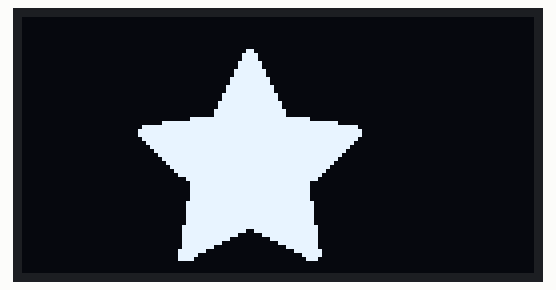
This program was run on a simulated ESP32. Parts: 128×64 one-colour display.

Above: at 0.1 s.
At 3.1 s:
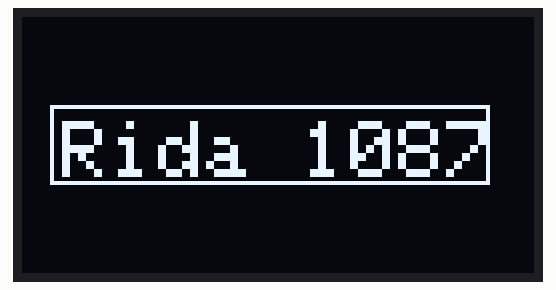

The program:

main.cpp
```cpp
#include <Wire.h>
#include <Adafruit_GFX.h>
#include <Adafruit_SSD1306.h>

// Rida Khan
// 23-NTU-CS-1087
// BSCS - 5B

// ---- OLED setup ----
#define SCREEN_WIDTH 128
#define SCREEN_HEIGHT 64
#define OLED_ADDR 0x3C


Adafruit_SSD1306 display(SCREEN_WIDTH, SCREEN_HEIGHT, &Wire, -1);


// 'star', 64x64px
const unsigned char bitmap_star [] PROGMEM = {
	0x00, 0x00, 0x00, 0x00, 0x00, 0x00, 0x00, 0x00, 0x00, 0x00, 0x00, 0x00, 0x00, 0x00, 0x00, 0x00,
	0x00, 0x00, 0x00, 0x00, 0x00, 0x00, 0x00, 0x00, 0x00, 0x00, 0x00, 0x01, 0x80, 0x00, 0x00, 0x00,
	0x00, 0x00, 0x00, 0x03, 0xc0, 0x00, 0x00, 0x00, 0x00, 0x00, 0x00, 0x03, 0xc0, 0x00, 0x00, 0x00,
	0x00, 0x00, 0x00, 0x07, 0xe0, 0x00, 0x00, 0x00, 0x00, 0x00, 0x00, 0x07, 0xe0, 0x00, 0x00, 0x00,
	0x00, 0x00, 0x00, 0x0f, 0xf0, 0x00, 0x00, 0x00, 0x00, 0x00, 0x00, 0x0f, 0xf0, 0x00, 0x00, 0x00,
	0x00, 0x00, 0x00, 0x1f, 0xf8, 0x00, 0x00, 0x00, 0x00, 0x00, 0x00, 0x1f, 0xf8, 0x00, 0x00, 0x00,
	0x00, 0x00, 0x00, 0x3f, 0xfc, 0x00, 0x00, 0x00, 0x00, 0x00, 0x00, 0x3f, 0xfc, 0x00, 0x00, 0x00,
	0x00, 0x00, 0x00, 0x7f, 0xfe, 0x00, 0x00, 0x00, 0x00, 0x00, 0x00, 0x7f, 0xfe, 0x00, 0x00, 0x00,
	0x00, 0x00, 0x00, 0xff, 0xff, 0x00, 0x00, 0x00, 0x00, 0x00, 0x00, 0xff, 0xff, 0x00, 0x00, 0x00,
	0x00, 0x00, 0x01, 0xff, 0xff, 0x80, 0x00, 0x00, 0x00, 0x00, 0x01, 0xff, 0xff, 0x80, 0x00, 0x00,
	0x00, 0x00, 0x7f, 0xff, 0xff, 0xfe, 0x00, 0x00, 0x00, 0x3f, 0xff, 0xff, 0xff, 0xff, 0xfc, 0x00,
	0x07, 0xff, 0xff, 0xff, 0xff, 0xff, 0xff, 0xe0, 0x0f, 0xff, 0xff, 0xff, 0xff, 0xff, 0xff, 0xf0,
	0x0f, 0xff, 0xff, 0xff, 0xff, 0xff, 0xff, 0xf0, 0x07, 0xff, 0xff, 0xff, 0xff, 0xff, 0xff, 0xe0,
	0x03, 0xff, 0xff, 0xff, 0xff, 0xff, 0xff, 0xc0, 0x01, 0xff, 0xff, 0xff, 0xff, 0xff, 0xff, 0x80,
	0x00, 0xff, 0xff, 0xff, 0xff, 0xff, 0xff, 0x00, 0x00, 0x7f, 0xff, 0xff, 0xff, 0xff, 0xfe, 0x00,
	0x00, 0x3f, 0xff, 0xff, 0xff, 0xff, 0xfc, 0x00, 0x00, 0x1f, 0xff, 0xff, 0xff, 0xff, 0xf8, 0x00,
	0x00, 0x0f, 0xff, 0xff, 0xff, 0xff, 0xf0, 0x00, 0x00, 0x07, 0xff, 0xff, 0xff, 0xff, 0xe0, 0x00,
	0x00, 0x03, 0xff, 0xff, 0xff, 0xff, 0xc0, 0x00, 0x00, 0x00, 0xff, 0xff, 0xff, 0xff, 0x80, 0x00,
	0x00, 0x00, 0x7f, 0xff, 0xff, 0xfe, 0x00, 0x00, 0x00, 0x00, 0x7f, 0xff, 0xff, 0xfe, 0x00, 0x00,
	0x00, 0x00, 0x7f, 0xff, 0xff, 0xfe, 0x00, 0x00, 0x00, 0x00, 0x7f, 0xff, 0xff, 0xfe, 0x00, 0x00,
	0x00, 0x00, 0x7f, 0xff, 0xff, 0xfe, 0x00, 0x00, 0x00, 0x00, 0xff, 0xff, 0xff, 0xff, 0x00, 0x00,
	0x00, 0x00, 0xff, 0xff, 0xff, 0xff, 0x00, 0x00, 0x00, 0x00, 0xff, 0xff, 0xff, 0xff, 0x00, 0x00,
	0x00, 0x00, 0xff, 0xff, 0xff, 0xff, 0x00, 0x00, 0x00, 0x00, 0xff, 0xff, 0xff, 0xff, 0x00, 0x00,
	0x00, 0x00, 0xff, 0xff, 0xff, 0xff, 0x00, 0x00, 0x00, 0x01, 0xff, 0xff, 0xff, 0xff, 0x80, 0x00,
	0x00, 0x01, 0xff, 0xfe, 0x7f, 0xff, 0x80, 0x00, 0x00, 0x01, 0xff, 0xf8, 0x1f, 0xff, 0x80, 0x00,
	0x00, 0x01, 0xff, 0xe0, 0x07, 0xff, 0x80, 0x00, 0x00, 0x01, 0xff, 0x80, 0x01, 0xff, 0x80, 0x00,
	0x00, 0x01, 0xfe, 0x00, 0x00, 0x7f, 0x80, 0x00, 0x00, 0x03, 0xf8, 0x00, 0x00, 0x1f, 0xc0, 0x00,
	0x00, 0x03, 0xe0, 0x00, 0x00, 0x07, 0xc0, 0x00, 0x00, 0x03, 0xc0, 0x00, 0x00, 0x03, 0x80, 0x00,
	0x00, 0x00, 0x00, 0x00, 0x00, 0x00, 0x00, 0x00, 0x00, 0x00, 0x00, 0x00, 0x00, 0x00, 0x00, 0x00,
	0x00, 0x00, 0x00, 0x00, 0x00, 0x00, 0x00, 0x00, 0x00, 0x00, 0x00, 0x00, 0x00, 0x00, 0x00, 0x00,
	0x00, 0x00, 0x00, 0x00, 0x00, 0x00, 0x00, 0x00, 0x00, 0x00, 0x00, 0x00, 0x00, 0x00, 0x00, 0x00,
	0x00, 0x00, 0x00, 0x00, 0x00, 0x00, 0x00, 0x00, 0x00, 0x00, 0x00, 0x00, 0x00, 0x00, 0x00, 0x00
};

void setup() {
  Wire.begin(21, 22); // ESP32 default I2C pins (SDA=21, SCL=22)

  if (!display.begin(SSD1306_SWITCHCAPVCC, OLED_ADDR)) {
    // If it fails, check wiring and address (0x3C/0x3D)
    for (;;);
  }

  display.clearDisplay();

}

void loop() {

  display.clearDisplay();

  display.drawBitmap(25, 5, bitmap_star, 64, 64, SSD1306_WHITE);

  display.display();
  delay(3000);

  display.clearDisplay();

  display.setTextSize(2);
  display.setTextColor(SSD1306_WHITE);
  display.setCursor(10, 26);
  display.println("Rida 1087");
  display.drawRect(7, 22, 110, 20, SSD1306_WHITE);
  display.display();
  delay(2000);
}
```

Measured:
- what the display in image 1 shows lasts 2.0 s, from 3.1 s to 5.1 s
